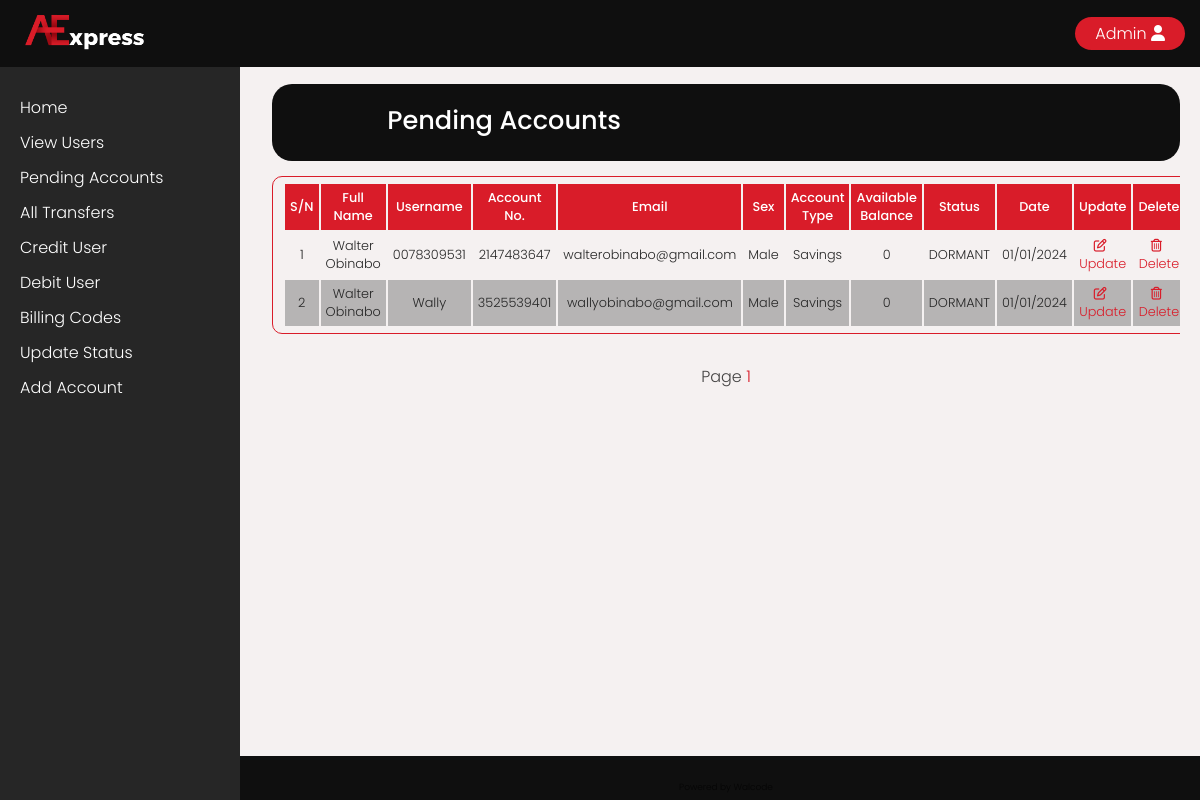
The app's page /admin/update.php (signed in) with its own data.
### tables this page shows
CREATE TABLE `account` (
  `acct_id` int(11) NOT NULL,
  `acct_no` varchar(225) NOT NULL,
  `pic` varchar(225) NOT NULL,
  `uname` varchar(225) NOT NULL,
  `fname` varchar(225) NOT NULL,
  `lname` varchar(225) NOT NULL,
  `pass` varchar(500) NOT NULL,
  `dob` varchar(225) NOT NULL,
  `email` varchar(400) NOT NULL,
  `phone` varchar(225) NOT NULL,
  `addr` varchar(225) NOT NULL,
  `sex` varchar(225) NOT NULL,
  `marry` varchar(225) NOT NULL,
  `work` varchar(225) NOT NULL,
  `country` varchar(225) NOT NULL,
  `state` varchar(225) NOT NULL,
  `currency` varchar(225) NOT NULL,
  `type` varchar(225) NOT NULL,
  `status` enum('ACTIVE','DORMANT','CLOSED','SUSPENDED','REGISTERED') NOT NULL,
  `otp` int(11) DEFAULT NULL,
  `billing_code` enum('OTP','COT','PIN') NOT NULL,
  `a_bal` int(11) NOT NULL,
  `pin` int(200) NOT NULL,
  `imf` int(200) NOT NULL,
  `cot` int(200) NOT NULL,
  `date` varchar(225) NOT NULL
);

### admin/includes/count.inc.php (called while the page is built, shortened)
<?php
$pend = 'DORMANT';
$qStat = "SELECT * FROM account WHERE status = ?";
$stmtStat = mysqli_prepare($con, $qStat);
mysqli_stmt_bind_param($stmtStat, 's', $pend);
mysqli_stmt_execute($stmtStat);
$rStat = mysqli_stmt_get_result($stmtStat);
$statNumRows = mysqli_num_rows($rStat);
?>

### admin/update.php (the view, shortened to what this page needs)
<?php
include_once "../config/dbconfig.php";
include_once "includes/count.inc.php";
    include "includes/head.php";
?>
<div class="admin-section">
    <div class="balance" style="background: var(--dark-black);">
        <div class="left">
            <p><span class="bold-amount">Pending Accounts</span></p>
        </div>
        <div class="right">
        </div>
    </div>
    <?php
        $limit = 10;
        $page = isset($_GET['page']) ? $_GET['page'] : 1;
        $offset = ($page - 1) * $limit;
        $qStat .= " ORDER BY date DESC LIMIT $limit OFFSET $offset";
        $stmtStat = mysqli_prepare($con, $qStat);
        mysqli_stmt_bind_param($stmtStat, 's', $pend);
        mysqli_stmt_execute($stmtStat);
        $result = mysqli_stmt_get_result($stmtStat);
        $numRows = mysqli_num_rows($result);
        if($numRows > 0){
            echo'
                <div class="table-container">
                    <table>
                        <tr>
                            <th>S/N</th>
                            <th>Full Name</th>
                            <th>Username</th>
                            <th>Account No.</th>
                            <th>Email</th>
                            <th>Sex</th>
                            <th>Account Type</th>
                            <th>Available Balance</th>
                            <th>Status</th>
                            <th>Date</th>
                            <th>Update</th>
                            <th>Delete</th>
                        </tr>';
                        $sn = 1;
                        while($row2 = mysqli_fetch_array($result)){
                            echo '<tr>
                            <td>'.$sn.'</td>
                            <td>'.$row2['lname'].' '.$row2['fname'].'</td>
                            <td>'.$row2['uname'].'</td>
                            <td>'.$row2['acct_no'].'</td>
                            <td>'.$row2['email'].'</td>
                            <td>'.$row2['sex'].'</td>
                            <td>'.$row2['type'].'</td>
                            <td>'.$row2['a_bal'].'</td>
                            <td>'.$row2['status'].'</td>
                            <td>'.$row2['date'].'</td>
                            <td><a href="./update-acc?id='.$row2['acct_id'].'"><i class="fa-regular fa-pen-to-square"></i> Update</a></td>
                            <td><a href="./delete-acc?id='.$row2['acct_id'].'"><i class="fa-regular fa-trash-can"></i> Delete</a></td>
                                </tr>
                                ';
                            $sn++;
                        }
                    echo '</table>
                    </div>';
            $totalPages = ceil($statNumRows / $limit);
            echo '<div class="history" style="border: none;">';
                    for($i = 1; $i <= $totalPages; $i++){
                        echo '<div class="right">Page <a href="?page=' . $i . '">' . $i . '</a></div>';
                    }
        }else{
            echo '<div class="history">
                            <div class="left">
                                <h4>No Pending Account...</h4>
                            </div>
                        <div>';
        }
    ?>
<?php include "includes/foot.php"; ?>

### assets/css/main.css (style rules this page uses)
* { box-sizing: border-box; margin: 0; padding: 0; }
:root { --white-color: rgb(255, 255, 255); --blue-color: rgb(37, 72, 175); --blue-dim-color: rgb(16, 48, 143); --red-color: rgb(217, 28, 41); --red-dim-color: rgb(175, 8, 19); --bg-grey: rgb(245, 241, 241); --black-color: rgb(38, 38, 38); --opacity-black: rgba(0, 0, 0, 0.726); --dark-black: rgb(15, 15, 15); --dark-grey: rgb(182, 180, 180); --green-color: rgb(1, 243, 102); }
body { font-family: Poppins, Georgia, 'Times New Roman', Times, serif; background-color: var(--bg-grey); color: var(--black-color); margin: 0 auto; padding: 0 ; width: 100%; position: relative; }
p { font-size: 0.9em; color: var(--black-color); margin: 5px auto; line-height: 180%; }
a { color: var(--red-color); text-decoration: none; }
i { color: var(--white-color); font-size: 1em; margin-right: 5px; }
.admin-section { margin: 7% auto 10% 21%; padding: 0 20px; max-width: 950px; }
.balance { width: 100%; background: var(--red-color); border-radius: 20px; display: flex; justify-content: center; flex-flow: row nowrap; color: var(--white-color); padding: 20px 10px; text-align: center; }
.balance p { font-size: 0.8em; color: var(--white-color); }
.balance .left { flex: 1; text-align: center; align-self: stretch; margin: 0 auto; }
.balance .right { flex: 1; text-align: center; align-self: stretch; margin: 0 auto; }
.bold-amount { font-size: 2em; font-weight: bold; }
.history { width: 100%; background: var(--dark-white); border-radius: 10px; border: 1px solid var(--red-color); display: flex; justify-content: center; flex-flow: row nowrap; color: var(--opacity-black); padding: 10px; text-align: center; margin: 5px auto; }
.history .right { flex: 1; text-align: center; align-self: stretch; margin: 0 auto; }
.table-container { overflow-x: auto; }
table { border-collapse: separate; width: 75%; border-radius: 10px; border: 1px solid var(--red-color); margin: 15px auto; padding: 5px 10px; }
tr:nth-of-type(odd) { background: var(--dark-grey); }
tr:nth-of-type(even) { background: var(--bg-grey); }
th { font-weight: bold; font-size: 0.8em; background: var(--red-color); color: var(--white-color); padding: 5px; text-align: center; }
td { text-align: center; padding: 5px; font-size: 0.8em }
td i { color: var(--red-color); text-align: center; font-size: 1em }

### records on screen
account: lname "Walter", fname "Obinabo", uname "0078309531", acct_no "2147483647", email "walterobinabo@gmail.com", sex "Male", type "Savings", a_bal "0", status "DORMANT", date "01/01/2024"
account: lname "Walter", fname "Obinabo", uname "Wally", acct_no "3525539401", email "wallyobinabo@gmail.com", sex "Male", type "Savings", a_bal "0", status "DORMANT", date "01/01/2024"
